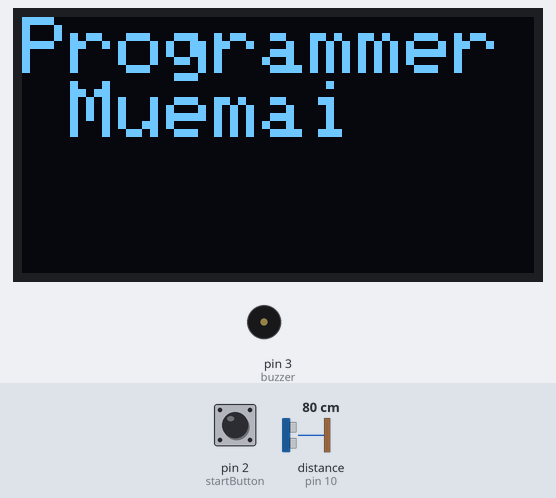
This sketch was run on a simulated Arduino Uno, built with avr-gcc and run on an emulated ATmega328P. Shown: 128×64 one-colour display, buzzer (waves = sounding, pin HIGH). Wiring (inferred from the names in the program): ultrasonic range finder: trigger pin 9; echo pin 10. The inputs (shaded band) are chosen by the test bench; at power-on: pin 2 (startButton) LOW, distance to the obstacle (sensor on pin 10) 80 cm. The echo pulse lasts 58.3 µs per cm; pins used as bus, display or sensor lines are not drawn.

Above: at 1.2 s.
1.3 s: pin 2 (startButton) pulled HIGH for 0.15 s
At 2.6 s:
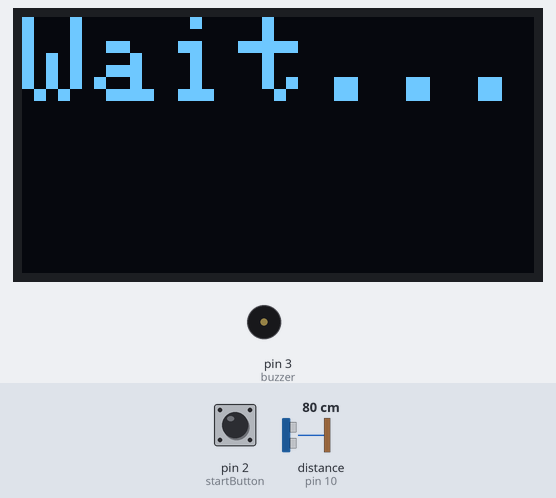
4.4 s: pin 2 (startButton) pulled HIGH for 1 s
At 7.7 s:
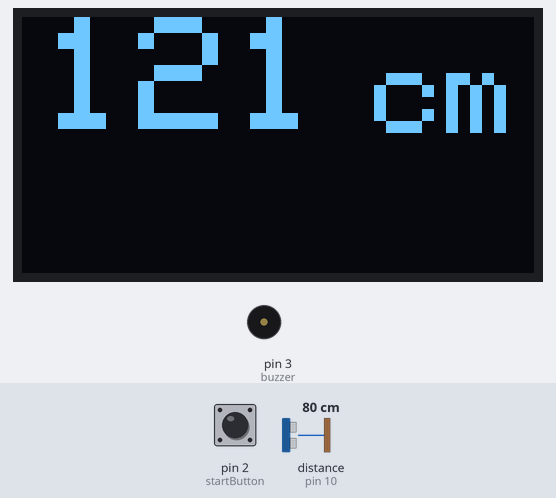
8.0 s: pin 2 (startButton) pulled HIGH for 3.2 s
At 10.09 s:
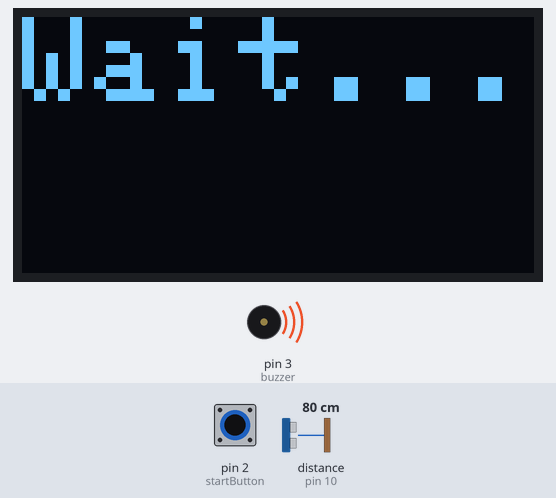
Timing chart, 0 to 13.8 s (numbered marks = the images above; inputs shaded):
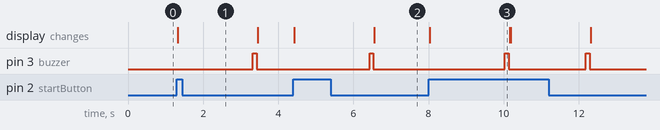

The sketch:

Measureheight.ino
```cpp
#include <SPI.h>
#include <Wire.h>
#include <Adafruit_GFX.h>
#include <Adafruit_SSD1306.h>
#define OLED_RESET 4
Adafruit_SSD1306 display(OLED_RESET);


const int trigPin = 9;
const int echoPin = 10;
const int startButton = 2;
const int buzzer = 3;

long duration;
int distance;
int sensorHeight = 200;


void setup() {
  pinMode(trigPin, OUTPUT);
  pinMode(echoPin, INPUT);
  pinMode(startButton, INPUT);
  pinMode(buzzer, OUTPUT);

  display.begin(SSD1306_SWITCHCAPVCC, 0x3c); //initialize I2C addr 0x3c
  display.clearDisplay(); // clears the screen and buffer
  display.setCursor(0, 0);
  display.setTextSize(2);
  display.setTextColor(WHITE);
  display.println("Programmer Muemai");
  display.display();

  Serial.begin(9600);
}
void loop() {

  digitalWrite(trigPin, LOW);
  delayMicroseconds(2);

  digitalWrite(trigPin, HIGH);
  delayMicroseconds(10);
  digitalWrite(trigPin, LOW);

  duration = pulseIn(echoPin, HIGH);
  distance = sensorHeight-(duration * 0.034 / 2);


  if (digitalRead(startButton) == 1) {
    waitMessages();
    delay(2000);
    digitalWrite(buzzer, HIGH);
    delay(100);
    digitalWrite(buzzer, LOW);
    showDistance();

  }
}

void waitMessages() {
  display.clearDisplay(); // clears the screen and buffer
  display.setTextSize(3);
  display.setTextColor(WHITE);
  display.setCursor(0, 0);
  display.println("Wait...");
  display.display();
}

void showDistance() {
  display.clearDisplay(); // clears the screen and buffer
  display.setTextSize(4);
  display.setTextColor(WHITE);
  display.setCursor(5, 0);
  display.print(distance);
  display.setTextSize(3);
  display.setCursor(70, 8);
  display.println(" cm");
  display.display();
}
```

Measured:
- after the input at 1.3 s, pin 3 (buzzer): LOW → HIGH after 2.0 s, → LOW 0.10 s later; the display: changes at once (image 1)
- after the input at 4.4 s, pin 3 (buzzer): LOW → HIGH after 2.0 s, → LOW 0.10 s later; the display: first changes at once (image 2 shows a later state)
- after the input at 8.0 s, pin 3 (buzzer): alternates HIGH for 0.10 s and LOW for 2.1 s, 4 changes in all, then stays LOW, starting after 2.0 s; the display: changes at once (image 3)
- what the display in image 3 shows lasts 2.2 s, from 8.0 s to 10.2 s
